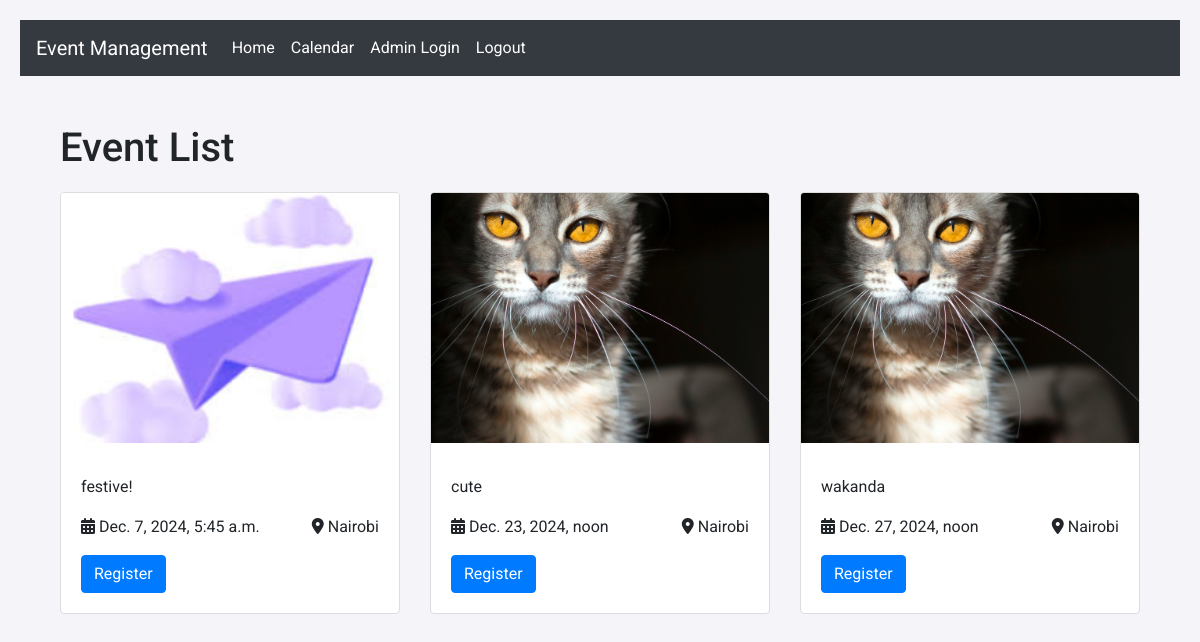
The app's page /event_list with its own data.
### events/models.py (models this page shows, shortened)
class Event(models.Model):
    title = models.CharField(max_length=100)
    description = models.TextField()
    date = models.DateTimeField()
    location = models.CharField(max_length=255)
    category = models.ForeignKey(Category, on_delete=models.CASCADE)
    details = models.TextField(default="No details available")
    user = models.ForeignKey(User, on_delete=models.CASCADE, default=1)  # Link events to users
    image = models.ImageField(upload_to='images/', blank=True, null=True)

### events/views.py (the view)
# urls.py: path('event_list', views.event_list, name='event_list'),
def event_list(request):
    events = Event.objects.all()
    return render(request, 'events/event_list.html', {'events': events})

### events/templates/events/event_list.html (shortened to what this page needs)
{% extends 'events/base.html' %}
{% block content %}
    <div class="container mt-5">
        <h1 id="title">Event List</h1>
        <div class="row" id="event-list">
            {% for event in events %}
                <div class="col-md-4 mb-3">
                    <div class="card animate__animated animate__fadeInUp event-card">
                        <img src="{{ event.image.url }}" class="card-img-top event-image" alt="{{ event.name }}">
                        <div class="card-body">
                            <p class="card-text">{{ event.description }}</p>
                            <div class="d-flex justify-content-between">
                                <span><i class="fas fa-calendar-alt"></i> {{ event.date }}</span>
                                <span><i class="fas fa-map-marker-alt"></i> {{ event.location }}</span>
                            </div>
                            <a href="{% url 'register_for_event' pk=event.pk %}" class="btn btn-primary mt-3 ">Register</a>
                        </div>
                    </div>
                </div>
            {% endfor %}
        </div>
    </div>
{% endblock %}

### events/templates/events/base.html (shortened to what this page needs)
<!DOCTYPE html>
<html lang="en">
<head>
    {% load static %}
    <link href="https://stackpath.bootstrapcdn.com/bootstrap/4.5.2/css/bootstrap.min.css" rel="stylesheet">
    <link href="https://cdnjs.cloudflare.com/ajax/libs/font-awesome/6.0.0-beta3/css/all.min.css" rel="stylesheet">
</head>
<body>
    <nav class="navbar navbar-expand-lg navbar-dark">
        <a class="navbar-brand" href="#">Event Management</a>
        <div class="collapse navbar-collapse" id="navbarNav">
            <ul class="navbar-nav">
                <li class="nav-item active">
                    <a class="nav-link" href="{% url 'event_list' %}">Home</a>
                </li>
                <li class="nav-item">
                    <a class="nav-link" href="{% url 'event_calendar' %}">Calendar</a>
                </li>
                <li class="nav-item">
                    <a class="nav-link" href="{% url 'admin_login' %}">Admin Login</a>
                </li>
                <li class="nav-item">
                    <a class="nav-link" href="{% url 'register' %}">Logout</a>
                </li>
            </ul>
        </div>
    </nav>
    <div class="container mt-4">
        {% block content %}
        {% endblock %}
    </div>
</body>
</html>

### events/templates/events/base.html (style rules this page uses)
.event-image { width: 100%; height: 250px; object-fit: cover; }
:root { --primary-color: #007bff; --hover-blue: rgba(0, 123, 255, 0.85); --text-color: #ffffff; --navbar-bg: #343a40; --hover-text-color: #f8f9fa; }
body { padding: 20px; background-color: #f4f4f9; font-family: 'Roboto', sans-serif; }
.navbar { background-color: var(--navbar-bg); }
.navbar a { color: var(--text-color) !important; transition: color 0.3s ease, background-color 0.3s ease; }
.btn { position: relative; color: var(--text-color); background-color: var(--primary-color); border-color: var(--primary-color); transition: background-color 0.3s ease, transform 0.2s ease; }
.card { background-color: #ffffff; border: 1px solid #ddd; transition: transform 0.3s ease; }
h1, h2, h3, h4 { margin-bottom: 20px; }

### events/templates/events/event_list.html (style rules this page uses)
#title { opacity: 0; transform: translateY(20px); transition: opacity 1s ease, transform 1s ease; }
#event-list { display: flex; flex-wrap: wrap; opacity: 0; transform: translateY(20px); transition: opacity 1s ease, transform 1s ease; }
#title.visible, #event-list.visible { opacity: 1; transform: translateY(0); }

### records on screen
Event: image (picture), description "festive!", date "Dec. 7, 2024, 5:45 a.m.", location "Nairobi"
Event: image (picture), description "cute", date "Dec. 23, 2024, noon", location "Nairobi"
Event: image (picture), description "wakanda", date "Dec. 27, 2024, noon", location "Nairobi"
